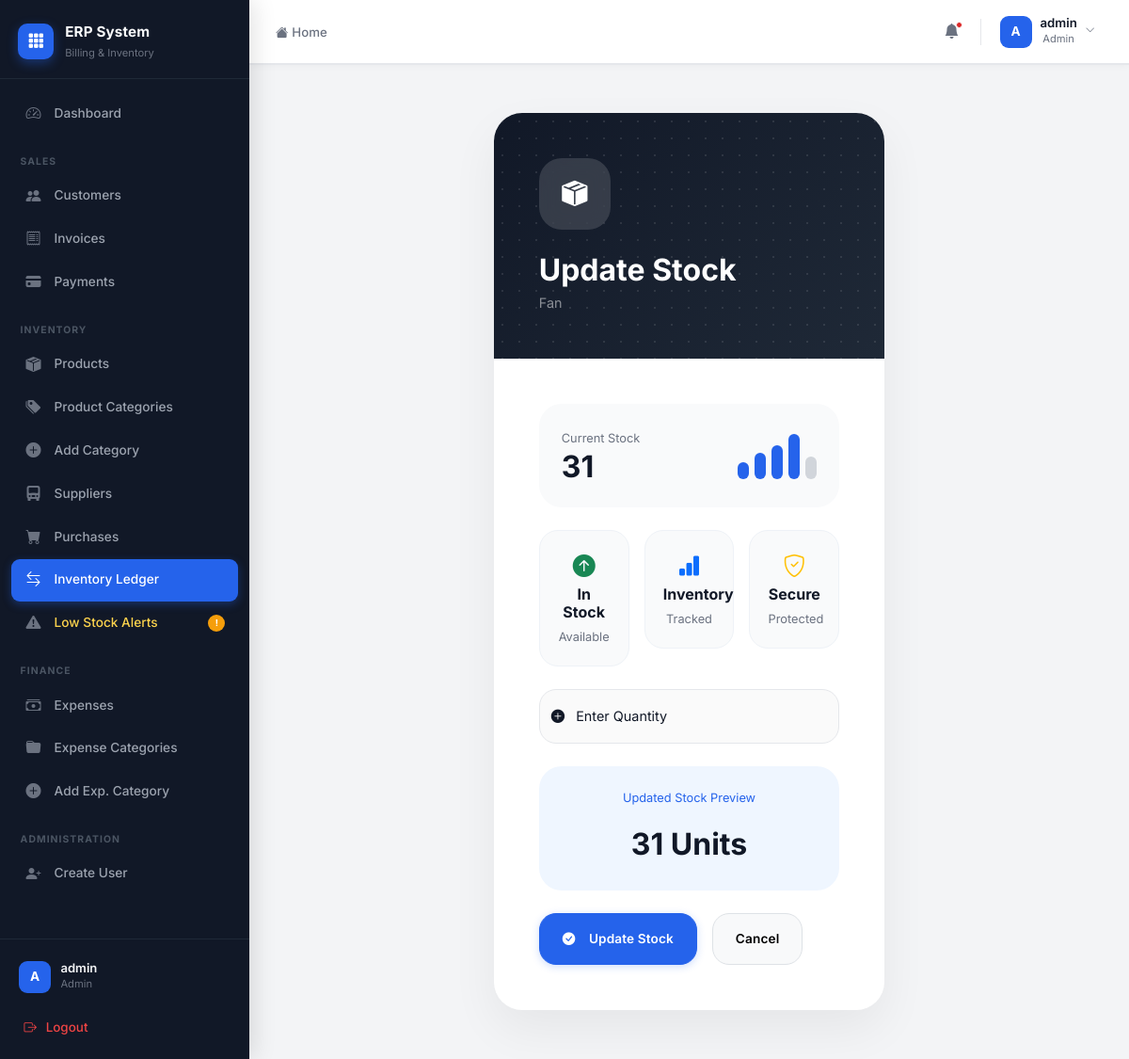
The page /products/stock/5/ (signed in) on the database as committed earlier.
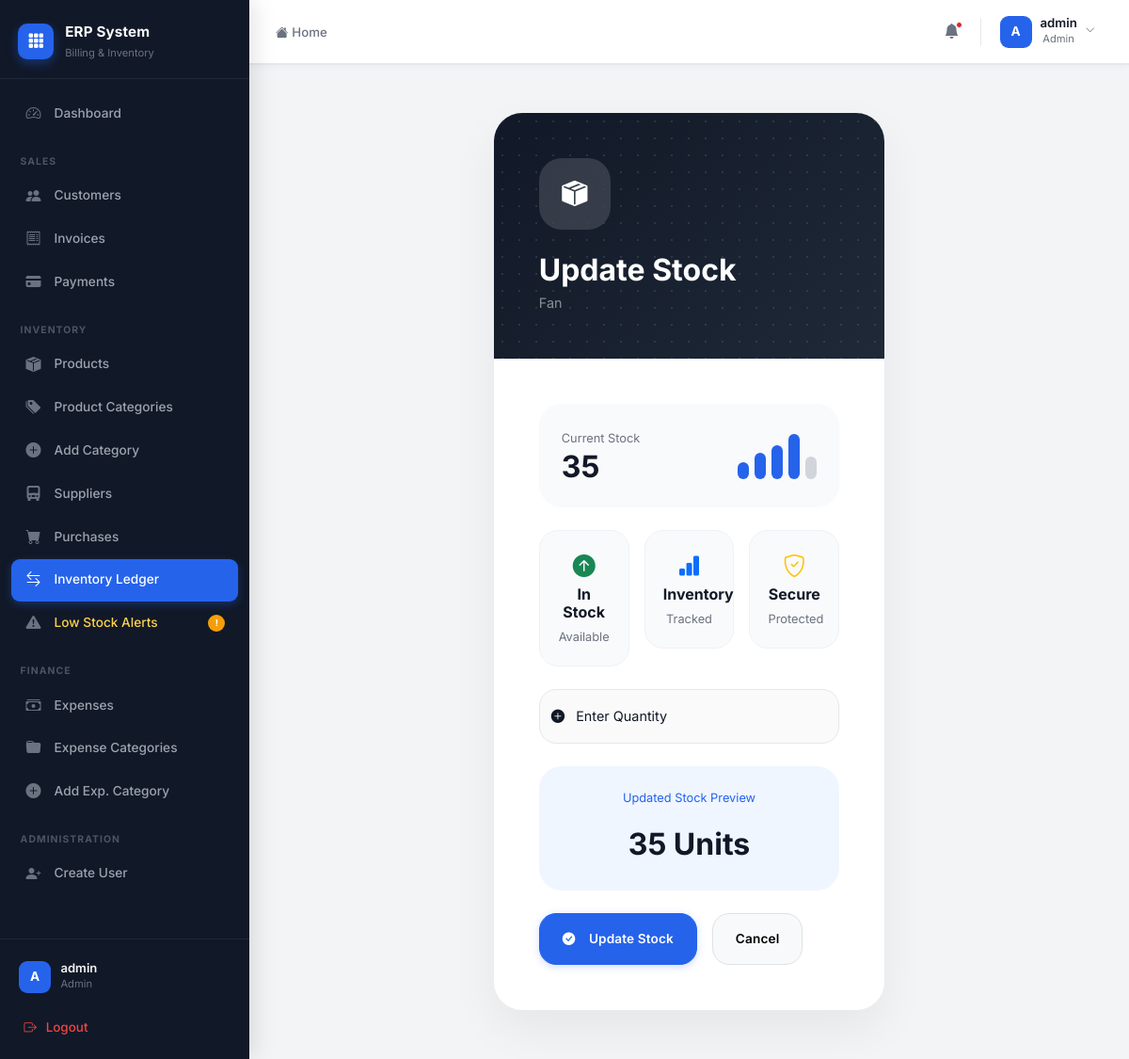
The same page on the database as committed later.
### products/models.py (models this page shows, shortened)
class Product(models.Model):
    name = models.CharField(max_length=255)
    sku = models.CharField(max_length=50, unique=True)
    category = models.ForeignKey(Category, on_delete=models.SET_NULL, null=True)
    purchase_price = models.DecimalField(max_digits=10, decimal_places=2)
    selling_price = models.DecimalField(max_digits=10, decimal_places=2)
    stock = models.IntegerField(default=0)
    low_stock_threshold = models.IntegerField(default=5)
    created_at = models.DateTimeField(auto_now_add=True)

### products/views.py (the view)
# urls.py: path('stock/<int:pk>/', update_stock, name='update_stock'),
@login_required
@admin_required
def update_stock(request, pk):
    product = get_object_or_404(Product, pk=pk)
    if request.method == 'POST':
        quantity = int(request.POST.get('quantity'))
        product.stock += quantity  # add stock
        product.save()
        return redirect('product_list')
    return render(request, 'products/update_stock.html', {'product': product})

### templates/products/update_stock.html (shortened to what the changed rows need)
{% extends 'layouts/admin_base.html' %}
{% block admin_content %}
<div class="container-fluid py-4">
    <div class="row justify-content-center">
        <div class="col-xl-6 col-lg-7">
            <div class="stock-card overflow-hidden">
                <div class="stock-header">
                    <div class="position-relative">
                        <div class="stock-icon">
                            <i class="bi bi-box-seam-fill"></i>
                        </div>
                        <h2 class="fw-bold text-white mb-1">
                            Update Stock
                        </h2>
                        <p class="text-white-50 mb-0">
                            {{ product.name }}
                        </p>
                    </div>
                </div>
                <div class="card-body p-4 p-lg-5">
                    <div class="stock-overview mb-4">
                        <div class="stock-left">
                            <span>Current Stock</span>
                            <h2>{{ product.stock }}</h2>
                        </div>
                    </div>
                    <form method="POST">
                        <div class="stock-preview mb-4">
                            <div class="preview-value">
                                <span id="previewStock">
                                    {{ product.stock }}
                                </span>
                                Units
                            </div>
                        </div>
                    </form>
                </div>
            </div>
        </div>
    </div>
</div>
{% endblock %}

Rows that differ between the two databases and show on the page:
changed Product "Fan": stock "31" → "35"
